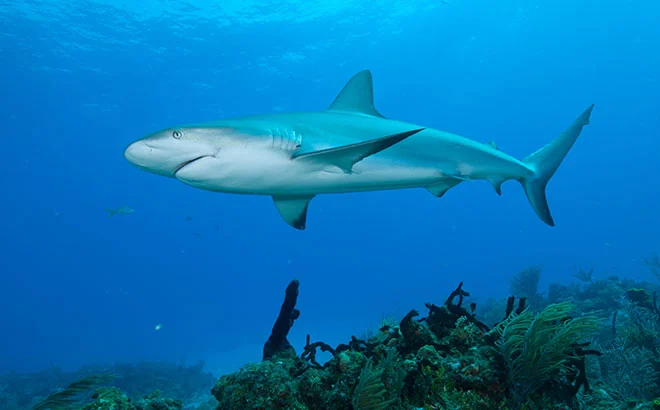
#> input picture test_sample.jpg, 660 x 410 px
$ python floating_segmentation.py --path test_sample.jpg
#> lines starting #> are read from the running program, lines starting #| are printed output that depends on the picture; after the words box and inside, x2 and y2 are one past the last pixel; in counts of white or black regions, pixels touching at a corner belong together
import cv2
import numpy as np
import argparse
import os,sys
import glob

def parse_args():
    """
    Argument parsing

    """

    parser = argparse.ArgumentParser(
        description='Segmentation between floor, water and floating objects')

    parser.add_argument('-p', '--path', type=str,
                        help='binary image path', required=True)
    parser.add_argument('-out', '--output_path', type=str,
                        help='dir path to save output figures', required=False)

    return parser.parse_args()

def main(args):


    # FINDING INPUT POINTS
    if os.path.isfile(args.path):
        # Only use a single pointset
        paths = [args.path]
    elif os.path.isdir(args.path):
        # Searching folder for pointsets
        paths = glob.glob(os.path.join(args.path,'**/*.{}'.format('png')), recursive=True)
    else:
        raise Exception("Can not find args.path: {}".format(args.path))

    # Checking output path
    if args.output_path:
        if not os.path.exists(args.output_path):
            os.makedirs(args.output_path)

        out_path = args.output_path
        if out_path[len(out_path)-1] != '/':
            # Append '/' to output path
            out_path += '/'

    for path in paths:

        # Load image
        img = cv2.imread(path)
#> img is the input picture: shape (410, 660, 3); mean B, G, R 180.3, 117.9, 6.6

        # Convert to gray scale
        gray = cv2.cvtColor(img, cv2.COLOR_BGR2GRAY)
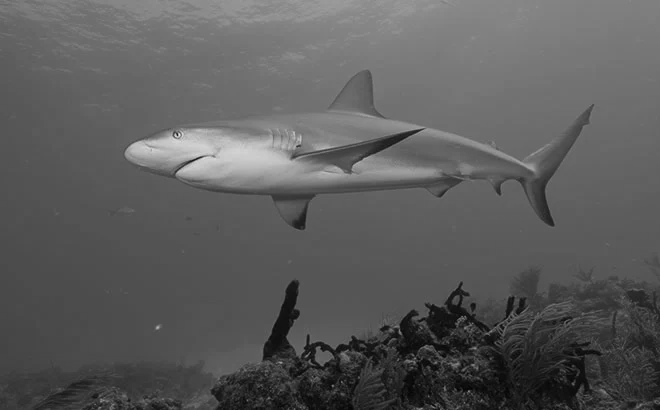
#> gray: shape (410, 660); min 2, max 236, mean 91.7

        # Find Canny edges
        edged = cv2.Canny(gray, 30, 200)
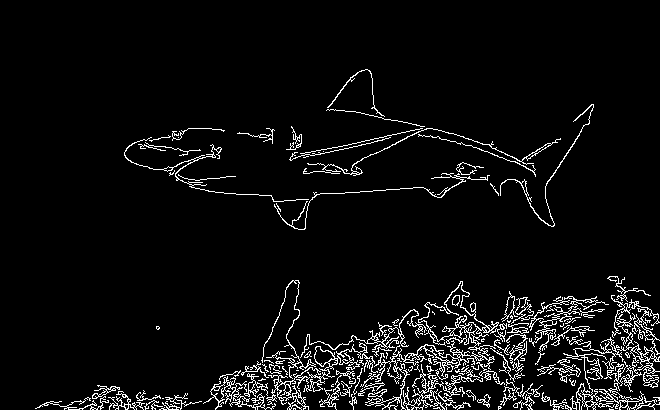
#> edged: shape (410, 660); 5.4% white in thin lines or dots, all inside (x1, y1, x2, y2) = (35, 69, 660, 410)

        # Finding Contours
        contours, hierarchy = cv2.findContours(edged,
            cv2.RETR_CCOMP, cv2.CHAIN_APPROX_NONE)
#> contours = 428 contours, 326 with area under 20; largest, box (x1, y1, x2, y2) and area: (418, 281, 507, 356) 1945, (611, 295, 660, 392) 1735, (418, 281, 487, 342) 1381, (615, 302, 655, 355) 862, (563, 336, 660, 410) 700

        result = img.copy()

        for i in range(len(contours)):

            # Calculate contour's area
            area = cv2.contourArea(contours[i])

            # Check if contour is closed
            if hierarchy[0][i][2] > 0 and area < 40000.0:

                # Draw and fill contour
                cv2.drawContours(result, [contours[i]], 0, (90,128,0), -1)
#> this loop made 428 passes
#> area on passes 10, 15, 18: 42, 33, 63.5
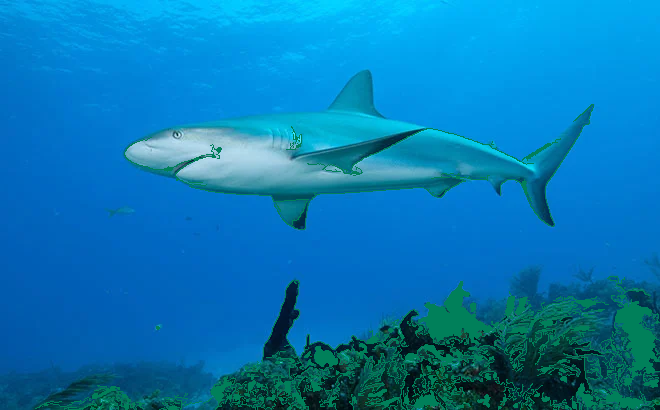
#> result: shape (410, 660, 3); 6.39% of pixels changed, all inside (x1, y1, x2, y2) = (35, 104, 660, 410)

        # Show result
        cv2.imshow('Result', result)
        cv2.waitKey(0)
        cv2.destroyAllWindows()

        sample = os.path.splitext(path)
        sample = os.path.splitext(sample[0])
#> (the run stopped early here; a loop or call above may not have finished)
